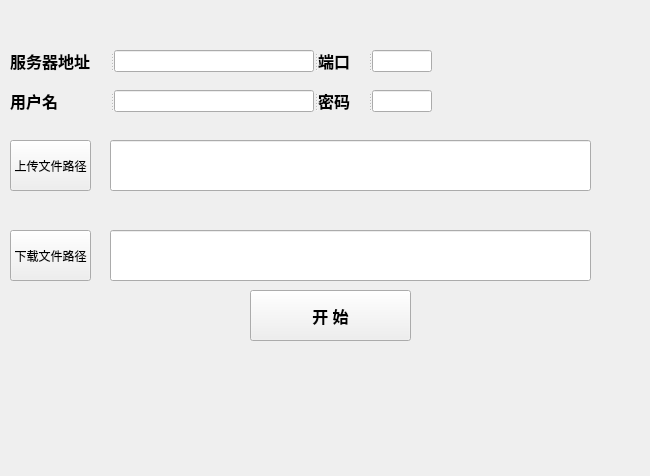
<?xml version="1.0" encoding="UTF-8"?>
<ui version="4.0">
 <class>Form</class>
 <widget class="QWidget" name="Form">
  <property name="geometry">
   <rect>
    <x>0</x>
    <y>0</y>
    <width>650</width>
    <height>476</height>
   </rect>
  </property>
  <property name="windowTitle">
   <string>ftp工具</string>
  </property>
  <widget class="QSplitter" name="splitter">
   <property name="geometry">
    <rect>
     <x>10</x>
     <y>50</y>
     <width>425</width>
     <height>22</height>
    </rect>
   </property>
   <property name="orientation">
    <enum>Qt::Horizontal</enum>
   </property>
   <widget class="QLabel" name="label">
    <property name="sizePolicy">
     <sizepolicy hsizetype="Fixed" vsizetype="Fixed">
      <horstretch>0</horstretch>
      <verstretch>0</verstretch>
     </sizepolicy>
    </property>
    <property name="maximumSize">
     <size>
      <width>100</width>
      <height>16777215</height>
     </size>
    </property>
    <property name="font">
     <font>
      <family>Aharoni</family>
      <pointsize>12</pointsize>
      <weight>75</weight>
      <bold>true</bold>
     </font>
    </property>
    <property name="text">
     <string>服务器地址</string>
    </property>
    <property name="wordWrap">
     <bool>true</bool>
    </property>
   </widget>
   <widget class="QLineEdit" name="lineEdit_ip">
    <property name="sizePolicy">
     <sizepolicy hsizetype="Fixed" vsizetype="Fixed">
      <horstretch>0</horstretch>
      <verstretch>0</verstretch>
     </sizepolicy>
    </property>
    <property name="maximumSize">
     <size>
      <width>200</width>
      <height>16777215</height>
     </size>
    </property>
    <property name="font">
     <font>
      <family>Aharoni</family>
      <pointsize>12</pointsize>
      <weight>75</weight>
      <bold>true</bold>
     </font>
    </property>
   </widget>
   <widget class="QLabel" name="label_2">
    <property name="sizePolicy">
     <sizepolicy hsizetype="Fixed" vsizetype="Fixed">
      <horstretch>0</horstretch>
      <verstretch>0</verstretch>
     </sizepolicy>
    </property>
    <property name="maximumSize">
     <size>
      <width>50</width>
      <height>16777215</height>
     </size>
    </property>
    <property name="font">
     <font>
      <family>Aharoni</family>
      <pointsize>12</pointsize>
      <weight>75</weight>
      <bold>true</bold>
     </font>
    </property>
    <property name="text">
     <string>端口</string>
    </property>
    <property name="wordWrap">
     <bool>true</bool>
    </property>
   </widget>
   <widget class="QLineEdit" name="lineEdit_port">
    <property name="sizePolicy">
     <sizepolicy hsizetype="Fixed" vsizetype="Fixed">
      <horstretch>0</horstretch>
      <verstretch>0</verstretch>
     </sizepolicy>
    </property>
    <property name="maximumSize">
     <size>
      <width>60</width>
      <height>16777215</height>
     </size>
    </property>
    <property name="font">
     <font>
      <family>Aharoni</family>
      <pointsize>12</pointsize>
      <weight>75</weight>
      <bold>true</bold>
     </font>
    </property>
   </widget>
  </widget>
  <widget class="QPushButton" name="pushButton_upfile">
   <property name="geometry">
    <rect>
     <x>10</x>
     <y>140</y>
     <width>81</width>
     <height>51</height>
    </rect>
   </property>
   <property name="sizePolicy">
    <sizepolicy hsizetype="Preferred" vsizetype="Preferred">
     <horstretch>0</horstretch>
     <verstretch>0</verstretch>
    </sizepolicy>
   </property>
   <property name="text">
    <string>上传文件路径</string>
   </property>
  </widget>
  <widget class="QPushButton" name="pushButton_dowfile">
   <property name="geometry">
    <rect>
     <x>10</x>
     <y>230</y>
     <width>81</width>
     <height>51</height>
    </rect>
   </property>
   <property name="sizePolicy">
    <sizepolicy hsizetype="Preferred" vsizetype="Preferred">
     <horstretch>0</horstretch>
     <verstretch>0</verstretch>
    </sizepolicy>
   </property>
   <property name="text">
    <string>下载文件路径</string>
   </property>
  </widget>
  <widget class="QLineEdit" name="lineEdit_downfilepath">
   <property name="geometry">
    <rect>
     <x>110</x>
     <y>230</y>
     <width>481</width>
     <height>51</height>
    </rect>
   </property>
   <property name="sizePolicy">
    <sizepolicy hsizetype="Preferred" vsizetype="Preferred">
     <horstretch>0</horstretch>
     <verstretch>0</verstretch>
    </sizepolicy>
   </property>
   <property name="maximumSize">
    <size>
     <width>16777215</width>
     <height>16777215</height>
    </size>
   </property>
   <property name="font">
    <font>
     <family>Aharoni</family>
     <pointsize>12</pointsize>
     <weight>75</weight>
     <bold>true</bold>
    </font>
   </property>
  </widget>
  <widget class="QLabel" name="label_result">
   <property name="geometry">
    <rect>
     <x>40</x>
     <y>360</y>
     <width>521</width>
     <height>101</height>
    </rect>
   </property>
   <property name="text">
    <string/>
   </property>
  </widget>
  <widget class="QLineEdit" name="lineEdit_upfilepath">
   <property name="geometry">
    <rect>
     <x>110</x>
     <y>140</y>
     <width>481</width>
     <height>51</height>
    </rect>
   </property>
   <property name="sizePolicy">
    <sizepolicy hsizetype="Preferred" vsizetype="Preferred">
     <horstretch>0</horstretch>
     <verstretch>0</verstretch>
    </sizepolicy>
   </property>
   <property name="maximumSize">
    <size>
     <width>16777215</width>
     <height>16777215</height>
    </size>
   </property>
   <property name="font">
    <font>
     <family>Aharoni</family>
     <pointsize>12</pointsize>
     <weight>75</weight>
     <bold>true</bold>
    </font>
   </property>
  </widget>
  <widget class="QPushButton" name="pushButton_start">
   <property name="geometry">
    <rect>
     <x>250</x>
     <y>290</y>
     <width>161</width>
     <height>51</height>
    </rect>
   </property>
   <property name="sizePolicy">
    <sizepolicy hsizetype="Preferred" vsizetype="Preferred">
     <horstretch>0</horstretch>
     <verstretch>0</verstretch>
    </sizepolicy>
   </property>
   <property name="font">
    <font>
     <family>Aharoni</family>
     <pointsize>12</pointsize>
     <weight>75</weight>
     <bold>true</bold>
    </font>
   </property>
   <property name="text">
    <string>开 始</string>
   </property>
  </widget>
  <widget class="QSplitter" name="splitter_2">
   <property name="geometry">
    <rect>
     <x>10</x>
     <y>90</y>
     <width>425</width>
     <height>22</height>
    </rect>
   </property>
   <property name="orientation">
    <enum>Qt::Horizontal</enum>
   </property>
   <widget class="QLabel" name="label_3">
    <property name="sizePolicy">
     <sizepolicy hsizetype="Fixed" vsizetype="Fixed">
      <horstretch>0</horstretch>
      <verstretch>0</verstretch>
     </sizepolicy>
    </property>
    <property name="maximumSize">
     <size>
      <width>100</width>
      <height>16777215</height>
     </size>
    </property>
    <property name="font">
     <font>
      <family>Aharoni</family>
      <pointsize>12</pointsize>
      <weight>75</weight>
      <bold>true</bold>
     </font>
    </property>
    <property name="text">
     <string>用户名</string>
    </property>
    <property name="wordWrap">
     <bool>true</bool>
    </property>
   </widget>
   <widget class="QLineEdit" name="lineEdit_usr">
    <property name="sizePolicy">
     <sizepolicy hsizetype="Fixed" vsizetype="Fixed">
      <horstretch>0</horstretch>
      <verstretch>0</verstretch>
     </sizepolicy>
    </property>
    <property name="maximumSize">
     <size>
      <width>200</width>
      <height>16777215</height>
     </size>
    </property>
    <property name="font">
     <font>
      <family>Aharoni</family>
      <pointsize>12</pointsize>
      <weight>75</weight>
      <bold>true</bold>
     </font>
    </property>
   </widget>
   <widget class="QLabel" name="label_">
    <property name="sizePolicy">
     <sizepolicy hsizetype="Fixed" vsizetype="Fixed">
      <horstretch>0</horstretch>
      <verstretch>0</verstretch>
     </sizepolicy>
    </property>
    <property name="maximumSize">
     <size>
      <width>50</width>
      <height>16777215</height>
     </size>
    </property>
    <property name="font">
     <font>
      <family>Aharoni</family>
      <pointsize>12</pointsize>
      <weight>75</weight>
      <bold>true</bold>
     </font>
    </property>
    <property name="text">
     <string>密码</string>
    </property>
    <property name="wordWrap">
     <bool>true</bool>
    </property>
   </widget>
   <widget class="QLineEdit" name="lineEdit_pwd">
    <property name="sizePolicy">
     <sizepolicy hsizetype="Fixed" vsizetype="Fixed">
      <horstretch>0</horstretch>
      <verstretch>0</verstretch>
     </sizepolicy>
    </property>
    <property name="maximumSize">
     <size>
      <width>60</width>
      <height>16777215</height>
     </size>
    </property>
    <property name="font">
     <font>
      <family>Aharoni</family>
      <pointsize>12</pointsize>
      <weight>75</weight>
      <bold>true</bold>
     </font>
    </property>
   </widget>
  </widget>
 </widget>
 <tabstops>
  <tabstop>lineEdit_ip</tabstop>
  <tabstop>lineEdit_port</tabstop>
  <tabstop>lineEdit_usr</tabstop>
  <tabstop>lineEdit_pwd</tabstop>
  <tabstop>pushButton_upfile</tabstop>
  <tabstop>lineEdit_upfilepath</tabstop>
  <tabstop>pushButton_dowfile</tabstop>
  <tabstop>lineEdit_downfilepath</tabstop>
  <tabstop>pushButton_start</tabstop>
 </tabstops>
 <resources/>
 <connections/>
</ui>
